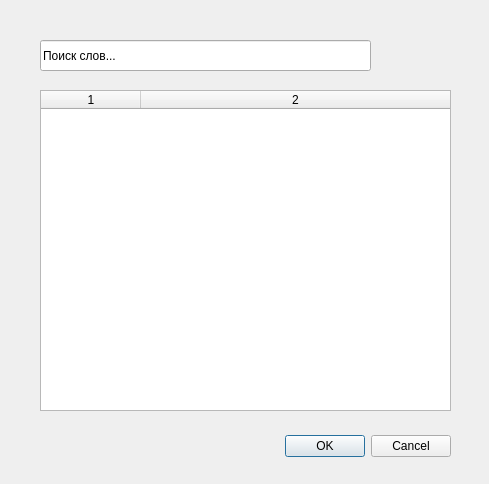
<?xml version="1.0" encoding="UTF-8"?>
<ui version="4.0">
 <class>editDictionaryWindow</class>
 <widget class="QDialog" name="editDictionaryWindow">
  <property name="geometry">
   <rect>
    <x>0</x>
    <y>0</y>
    <width>489</width>
    <height>484</height>
   </rect>
  </property>
  <property name="windowTitle">
   <string>Dialog</string>
  </property>
  <widget class="QDialogButtonBox" name="buttonBox">
   <property name="geometry">
    <rect>
     <x>110</x>
     <y>430</y>
     <width>341</width>
     <height>32</height>
    </rect>
   </property>
   <property name="orientation">
    <enum>Qt::Horizontal</enum>
   </property>
   <property name="standardButtons">
    <set>QDialogButtonBox::Cancel|QDialogButtonBox::Ok</set>
   </property>
  </widget>
  <widget class="QLineEdit" name="searchLine">
   <property name="geometry">
    <rect>
     <x>40</x>
     <y>40</y>
     <width>331</width>
     <height>31</height>
    </rect>
   </property>
   <property name="text">
    <string>Поиск слов...</string>
   </property>
  </widget>
  <widget class="QTableWidget" name="tableWidget">
   <property name="geometry">
    <rect>
     <x>40</x>
     <y>90</y>
     <width>411</width>
     <height>321</height>
    </rect>
   </property>
   <property name="columnCount">
    <number>2</number>
   </property>
   <attribute name="horizontalHeaderCascadingSectionResizes">
    <bool>false</bool>
   </attribute>
   <attribute name="horizontalHeaderStretchLastSection">
    <bool>true</bool>
   </attribute>
   <attribute name="verticalHeaderStretchLastSection">
    <bool>false</bool>
   </attribute>
   <column/>
   <column/>
  </widget>
 </widget>
 <resources/>
 <connections>
  <connection>
   <sender>buttonBox</sender>
   <signal>accepted()</signal>
   <receiver>editDictionaryWindow</receiver>
   <slot>accept()</slot>
   <hints>
    <hint type="sourcelabel">
     <x>248</x>
     <y>254</y>
    </hint>
    <hint type="destinationlabel">
     <x>157</x>
     <y>274</y>
    </hint>
   </hints>
  </connection>
  <connection>
   <sender>buttonBox</sender>
   <signal>rejected()</signal>
   <receiver>editDictionaryWindow</receiver>
   <slot>reject()</slot>
   <hints>
    <hint type="sourcelabel">
     <x>316</x>
     <y>260</y>
    </hint>
    <hint type="destinationlabel">
     <x>286</x>
     <y>274</y>
    </hint>
   </hints>
  </connection>
 </connections>
</ui>
